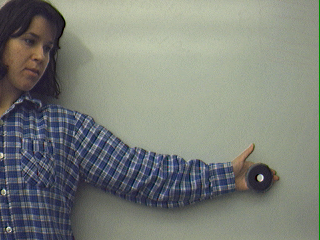
#> input picture Lab1.1/armD32im1/1.png, 320 x 240 px; its folder holds 4 pictures in this run
$ python lab1.1_2.py
#> lines starting #> are read from the running program, lines starting #| are printed output that depends on the picture
import numpy as np
import matplotlib.pyplot as plt
import cv2
from glob import glob
import re
import re
import math
from pathlib import Path

# this is a functionality to ensure that the files are being read in correct order
file_pattern = re.compile(r'.*?(\d+).*?')
def get_order(file):
    match = file_pattern.match(Path(file).name)
    if not match:
        return math.inf
    return int(match.groups()[0])

# get a list of filenames
image_files = glob("armD32im1/*")

# sort filenames numerically
image_files.sort(key=get_order)

# read in and convert all images to greyscale
images = []

for file in image_files:
    print(file)
    images.append(cv2.cvtColor(cv2.imread(file), cv2.COLOR_BGR2GRAY))

# use first images to find image dimensions (assuming all images consistently sized)
h, w = images[0].shape
#> h = 240; w = 320

# define block size and threshold
blockSize = 8
threshold = 20
max_arrow_length = 20

# find the centers of each block where vectors will be displayed and create meshgrid
X = np.arange(0, w, blockSize, dtype=int) + int(blockSize / 2)
#> X = 40 values from 4 to 316
Y = np.arange(0, h, blockSize, dtype=int) + int(blockSize / 2)
#> Y = 30 values from 4 to 236
X, Y = np.meshgrid(X, Y)

for i in range(len(images)-1):
    img_current = images[i]
    img_next = images[i+1]

    # compute motion vectors
    U = np.zeros(X.shape, dtype=np.float32)
    V = np.zeros(Y.shape, dtype=np.float32)

    for ix in range(0, w, blockSize):
        for iy in range(0, h, blockSize):

            # Check if the block is within the image bounds
            if ix + blockSize > w or iy + blockSize > h:
                continue

            # segment a specific block in our image
            current_block = img_current[iy:iy + blockSize, ix:ix + blockSize]
            next_block = img_next[iy:iy + blockSize, ix:ix + blockSize]

            # compute temporal difference and apply threshold
            It = np.float32(next_block) - np.float32(current_block)
            It[abs(It) <= threshold] = 0

            # initialize spatial derivatives
            Ix = np.zeros(current_block.shape)
            Iy = np.zeros(current_block.shape)

            # use forward differences to compute spatial derivatives
            # difference between each pixel and its imediate right or upper neighbour
            Ix[:, :-1] = current_block[:, 1:] - current_block[:, :-1]
            Iy[:-1, :] = current_block[1:, :] - current_block[:-1, :]


            Ix = Ix.flatten()
            Iy = Iy.flatten()

            A = np.vstack((Ix, Iy)).T
            b = It.flatten()

            # Compute motion vectors
            x = np.linalg.lstsq(A, b, rcond=None)[0]

            # Find the block indices for the motion vectors
            block_ix = ix // blockSize
            block_iy = iy // blockSize

            # Assign the motion vectors to the correct block position
            U[block_iy, block_ix] = x[0]
            V[block_iy, block_ix] = x[1]

    # find the current maximum vector length for normalization
    current_max_length = np.sqrt(np.max(U**2 + V**2))

    # scale the vectors avoiding division by zero
    if current_max_length > 0:
        scale_factor = max_arrow_length / current_max_length
        U *= scale_factor
        V *= scale_factor

    plt.imshow(img_current, cmap='gray')
    plt.quiver(X, Y, U, V, color='r', angles='xy', scale_units='xy', scale=1)
    plt.pause(0.01)
    plt.tight_layout()
    plt.savefig(f'lab1.1_2_imgs/frame_{i}.jpg', format="jpg")
    plt.clf()
#> this loop made 3 passes
#> pass 1, `img_current = images[i]`:
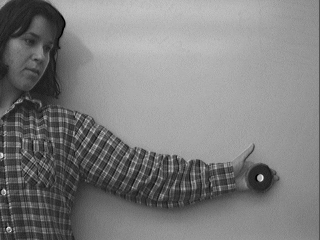
#> img_current: shape (240, 320); min 0, max 240, mean 126.7
#> pass 1, `img_next = images[i+1]`:
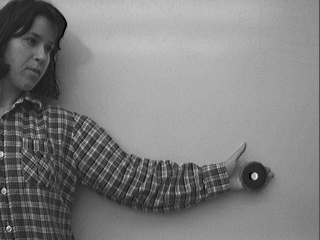
#> img_next: shape (240, 320); min 0, max 244, mean 127
#> pass 1, `plt.pause(0.01)`:
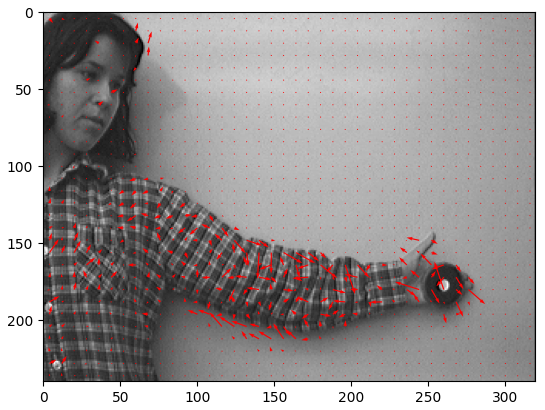
#> figure drawn by matplotlib, 1 panel
#> pass 1, `plt.savefig(f'lab1.1_2_imgs/frame_{i}.jpg', format="jpg")`:
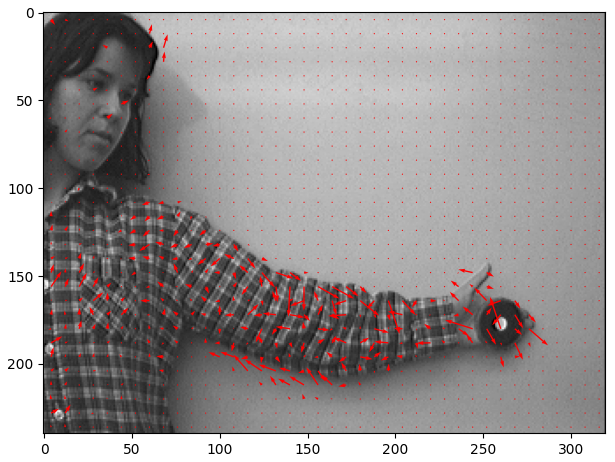
#> figure drawn by matplotlib, 1 panel
#> after the loop:
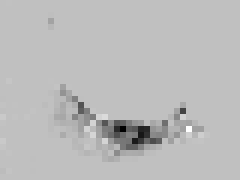
#> U: shape (30, 40) float32 (shown 6 times larger); min -19.19, max 6.29, mean -0.484; drawn with min black and max white
#> after the loop:
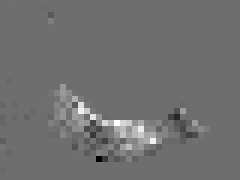
#> V: shape (30, 40) float32 (shown 6 times larger); min -8.14, max 10.67, mean 0.171; drawn with min black and max white
#> after the loop:
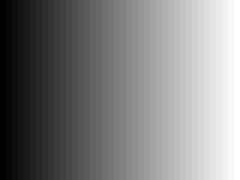
#> X: shape (30, 40) int64 (shown 6 times larger); min 4, max 316, mean 160; drawn with min black and max white

# get the images to turn into a video
image_files = glob("lab1.1_2_imgs/*")

# sort filenames numerically
image_files.sort(key=get_order)

# read the first image to determine video dimensions
#> (the run stopped early here; a loop or call above may not have finished)
